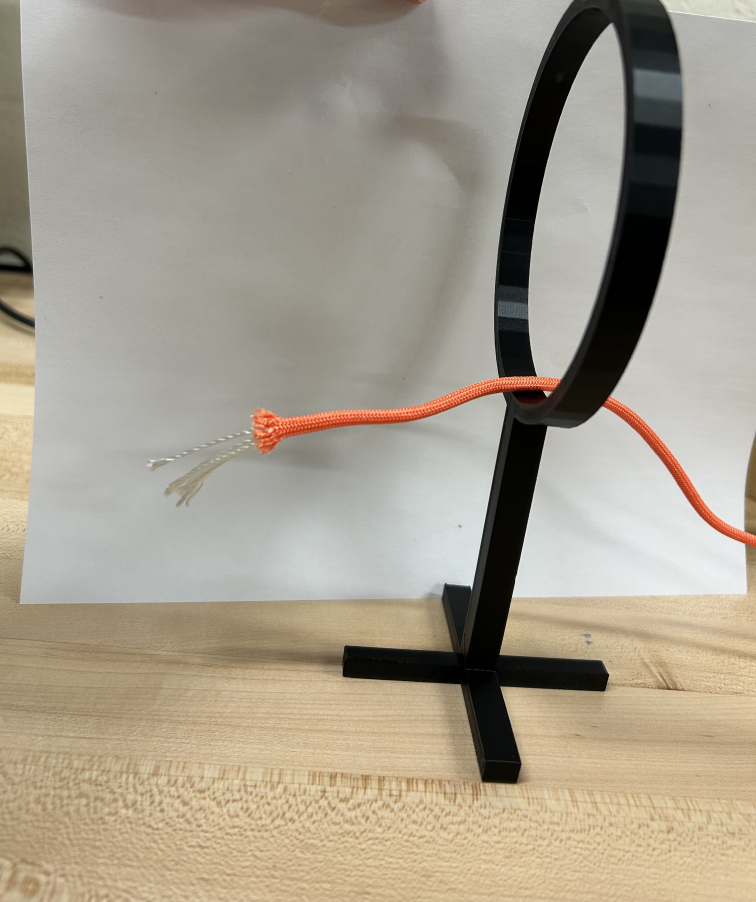
#> input picture string_proj/weird.jpg, 3024 x 3608 px (shown at 1/4 size)
$ python str_det.py
#> lines starting #> are read from the running program, lines starting #| are printed output that depends on the picture; after the words box and inside, x2 and y2 are one past the last pixel; in counts of white or black regions, pixels touching at a corner belong together
import cv2
import numpy as np
import matplotlib.pyplot as plt
from scipy import ndimage
import math

def analyze_string_direction_fixed(image_path):
    """
    Analyze string direction from edge - fixed version without ximgproc dependency.
    """
#> called with image_path = 'weird.jpg'
    # Read image
    img = cv2.imread(image_path)
#> img is the input picture: shape (3608, 3024, 3); mean B, G, R 141.3, 157.1, 165.8
    if img is None:
        raise ValueError(f"Could not read image: {image_path}")

    height, width = img.shape[:2]

    # Convert to different color spaces
    img_rgb = cv2.cvtColor(img, cv2.COLOR_BGR2RGB)
    img_lab = cv2.cvtColor(img, cv2.COLOR_BGR2LAB)
#> img_lab: shape (3608, 3024, 3); mean of channels 0, 1, 2 164.6, 128.7, 137.4
    img_gray = cv2.cvtColor(img, cv2.COLOR_BGR2GRAY)
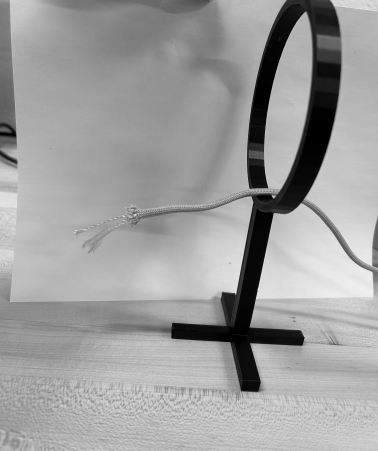
#> img_gray: shape (3608, 3024) (shown at 1/8 size); min 0, max 255, mean 157.9

    # Get LAB mask (using A channel for orange detection)
    L, A, B = cv2.split(img_lab)
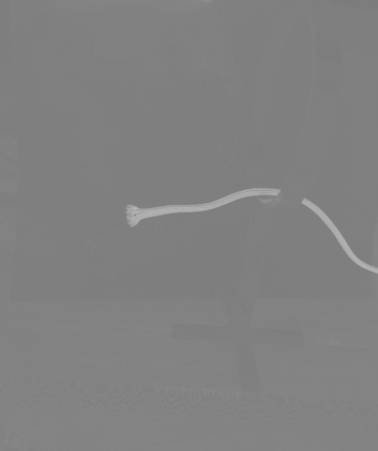
#> A: shape (3608, 3024) (shown at 1/8 size); min 119, max 188, mean 128.7
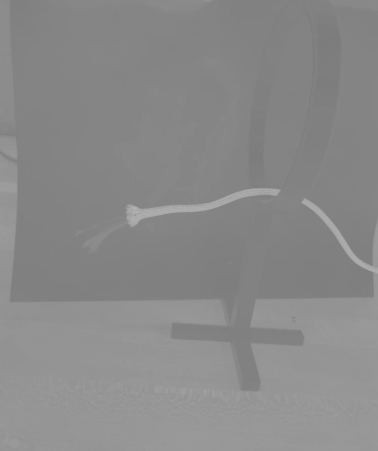
#> B: shape (3608, 3024) (shown at 1/8 size); min 118, max 185, mean 137.4

    # Threshold A channel (orange has high A values)
    _, lab_mask = cv2.threshold(A, 140, 255, cv2.THRESH_BINARY)
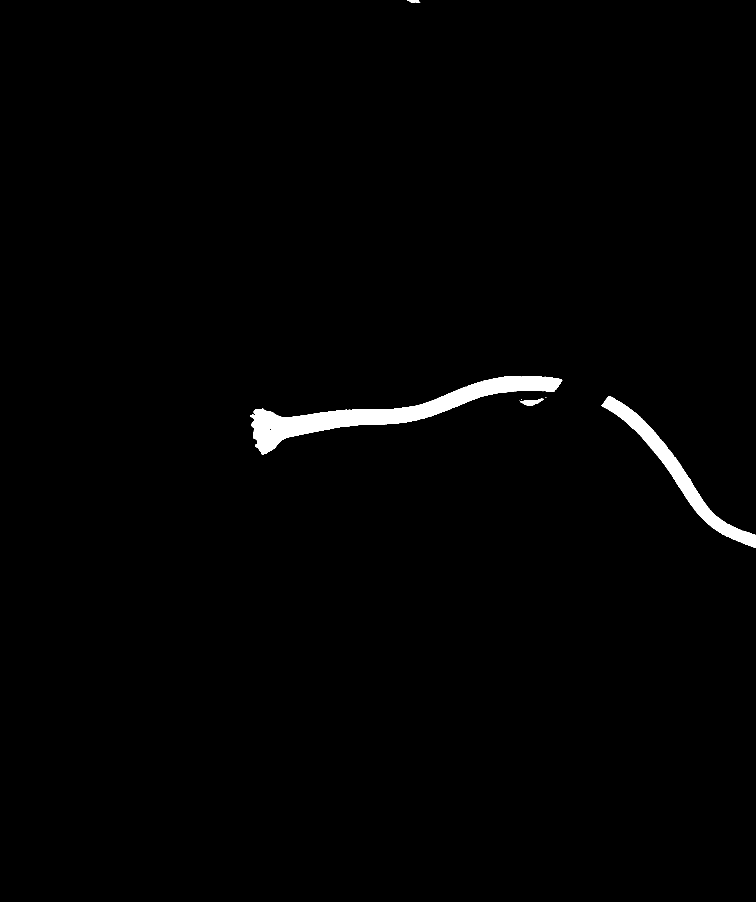
#> lab_mask: shape (3608, 3024) (shown at 1/4 size); 1.2% white; 16 white regions (12 under 20 px), largest, box (x1, y1, x2, y2) and area: (1002, 1504, 2249, 1818) 85737, (2406, 1584, 3024, 2192) 42107, (2081, 1594, 2176, 1622) 1252, (1628, 0, 1681, 12) 388

    # Clean up the mask
    kernel = np.ones((3, 3), np.uint8)
    lab_mask = cv2.morphologyEx(lab_mask, cv2.MORPH_CLOSE, kernel)
#> lab_mask: shape (3608, 3024); 1.2% white; 8 white regions (4 under 20 px), largest, box (x1, y1, x2, y2) and area: (1002, 1504, 2249, 1818) 86625, (2406, 1584, 3024, 2192) 42261, (2081, 1594, 2176, 1622) 1363, (1628, 0, 1681, 12) 403
    lab_mask = cv2.morphologyEx(lab_mask, cv2.MORPH_OPEN, kernel)
#> lab_mask: shape (3608, 3024); 1.2% white; 5 white regions (1 under 20 px)
#> (the rest of the program and of its run is left out)
